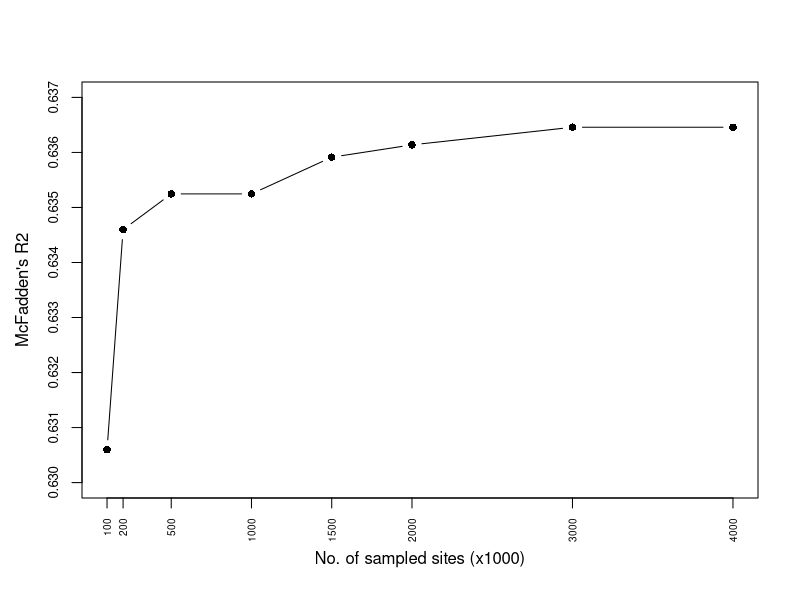
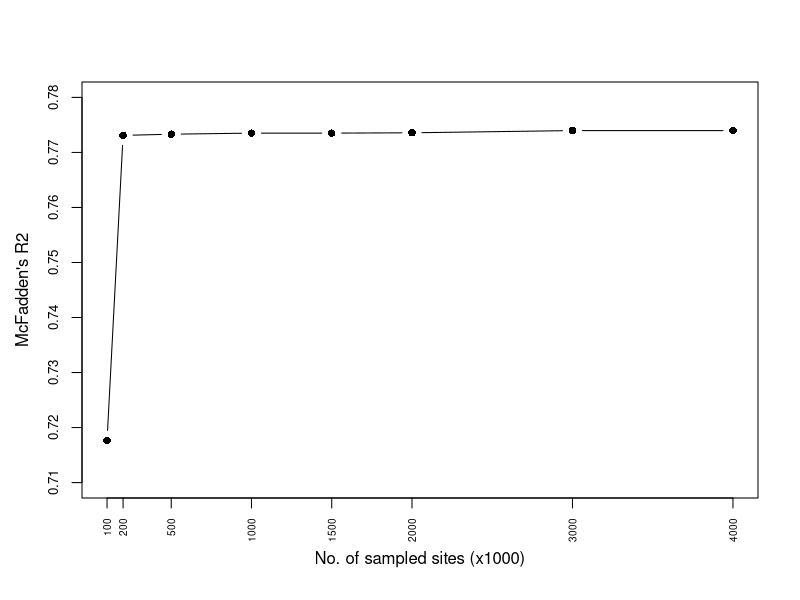
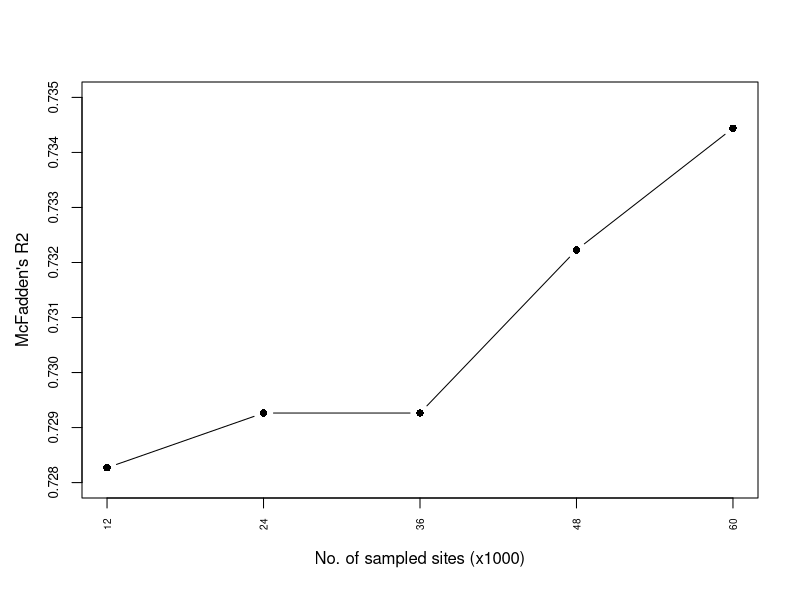
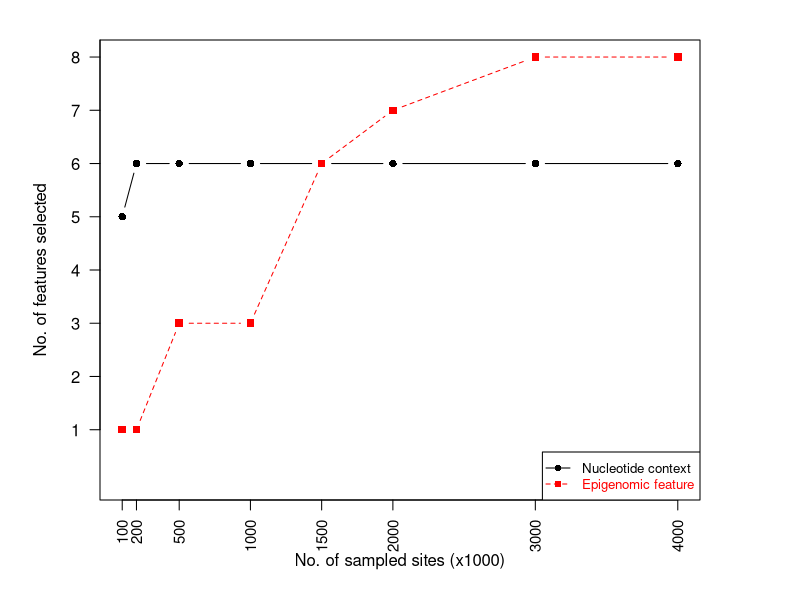
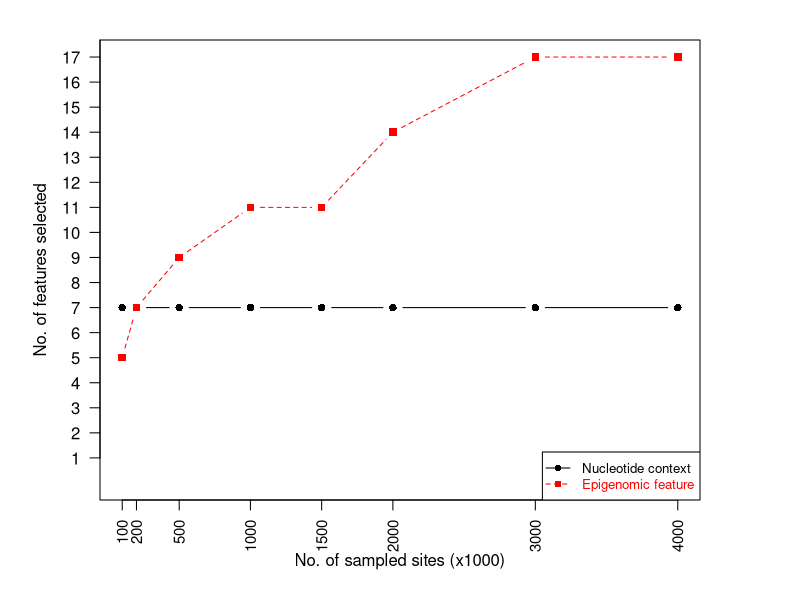
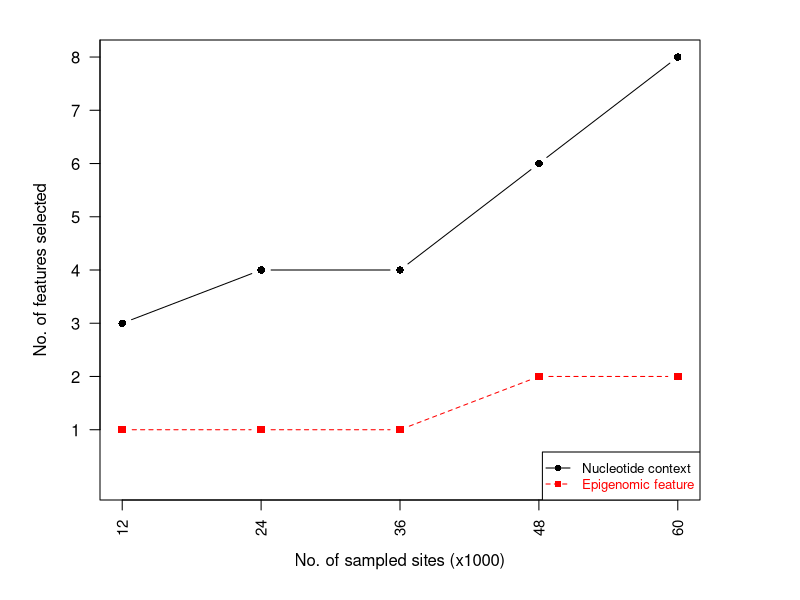
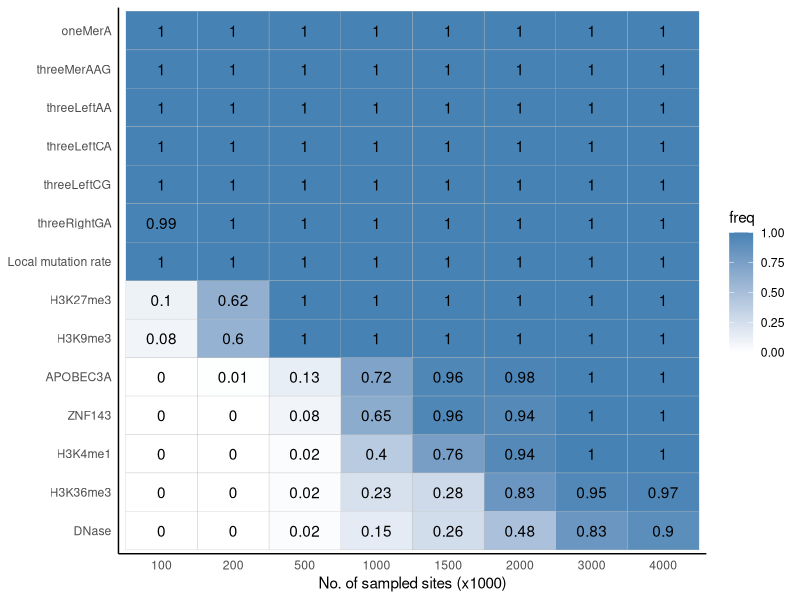
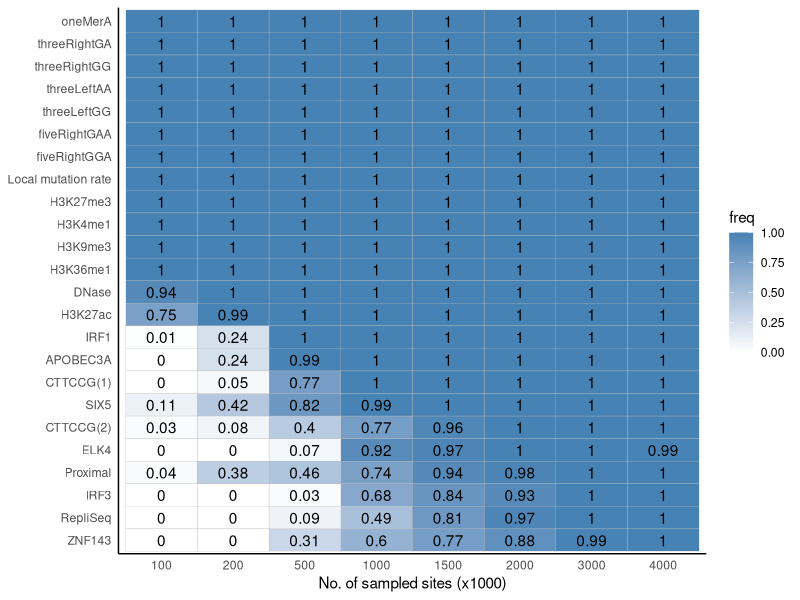

Write the R code that produced these figures, in order.
## ---- chunk 1
library(ggplot2)

size=c(100,200,500,1000,1500,2000,3000,4000)

## gastric R2
rsq=c(0.6305958,0.6345970,0.6352464,0.6352464,0.6359136,0.6361379,0.6364580,0.6364580)

# Plot runtime axis
plot(size, rsq, pch = 16, axes = FALSE, ylim = c(0.630, 0.637), xlab = "", ylab = "", type = "b", col = "black")
axis(2, at=c(0.630,0.631,0.632,0.633,0.634,0.635,0.636,0.637), col = "black", col.axis = "black",cex.axis=0.8,las=0)
mtext("McFadden's R2", side = 2, line = 2.5)
box()

par(new = TRUE)

# Plot sample size axis
mtext("No. of sampled sites (x1000)", side = 1, col = "black", line = 2.5)  
# axis(1, pretty(range(size), 5),at=c(100,200,500,1000,1500,2000), col = "black", col.axis = "black")
axis(1, at=c(100,200,500,1000,1500,2000,3000,4000), col = "black", col.axis = "black",cex.axis=0.6,las=2)

## melanoma R2
rsq=c(0.717666,0.773097,0.7733143,0.7735101,0.7735101,0.7735685,0.7739708,0.7739708)

# Plot runtime axis
plot(size, rsq, pch = 16, axes = FALSE, ylim = c(0.71,0.78), xlab = "", ylab = "", type = "b", col = "black")
axis(2, at=c(0.71,0.72,0.73,0.74,0.75,0.76,0.77,0.78), col = "black", col.axis = "black",cex.axis=0.8,las=0)
mtext("McFadden's R2", side = 2, line = 2.5)
box()

par(new = TRUE)

# Plot sample size axis
mtext("No. of sampled sites (x1000)", side = 1, col = "black", line = 2.5)  
# axis(1, pretty(range(size), 5),at=c(100,200,500,1000,1500,2000), col = "black", col.axis = "black")
axis(1, at=c(100,200,500,1000,1500,2000,3000,4000), col = "black", col.axis = "black",cex.axis=0.6,las=2)

## lymphoma R2
size=c(12,24,36,48,60)
rsq=c(0.7282698,0.7292639,0.7292639,0.7322276,0.7344410)

# Plot runtime axis
plot(size, rsq, pch = 16, axes = FALSE, ylim = c(0.728, 0.735), xlab = "", ylab = "", type = "b", col = "black")
axis(2, at=c(0.728,0.729,0.730,0.731,0.732,0.733,0.734,0.735), col = "black", col.axis = "black",cex.axis=0.8,las=0)
mtext("McFadden's R2", side = 2, line = 2.5)
box()

par(new = TRUE)

# Plot sample size axis
mtext("No. of sampled sites (x1000)", side = 1, col = "black", line = 2.5)  
# axis(1, pretty(range(size), 5),at=c(100,200,500,1000,1500,2000), col = "black", col.axis = "black")
axis(1, at=c(12,24,36,48,60), col = "black", col.axis = "black",cex.axis=0.6,las=2)
## ---- chunk 2
## gastric line plot
size=c(100,200,500,1000,1500,2000,3000,4000)
nucleo=c(5,rep(6,7))
epig=c(1,1,3,3,6,7,8,8)

par(mar = c(5, 5, 2, 5))

# Plot runtime axis
plot(size, nucleo, pch = 16, axes = FALSE, ylim = c(0, 8), xlab = "", ylab = "", type = "b", col = "black")
axis(2, pretty(range(seq(0:8)), 8), col = "black", las = 1)
mtext("No. of features selected", side = 2, line = 2.5)
box()

par(new = TRUE)

# Plot memory usage axis
plot(size, epig, pch = 15, xlab = "", ylab = "", ylim = c(0, 8), axes = FALSE, type = "b", col = "red", lty = 2)

# Plot sample size axis
mtext("No. of sampled sites (x1000)", side = 1, col = "black", line = 2.5)  
# axis(1, pretty(range(size), 5),at=c(100,200,500,1000,1500,2000), col = "black", col.axis = "black")
axis(1, at=c(100,200,500,1000,1500,2000,3000,4000), col = "black", col.axis = "black",cex.axis=0.9,las=2)

# Add Legend
legend("bottomright", legend = c("Nucleotide context", "Epigenomic feature"), text.col = c("black", "red"), lty = c(1, 2), pch = c(16, 15), col = c("black", "red"), cex = 0.8)

## melanoma line plot
nucleo=c(rep(7,8))
epig=c(5,7,9,11,11,14,17,17)

par(mar = c(5, 5, 2, 5))

# Plot runtime axis
plot(size, nucleo, pch = 16, axes = FALSE, ylim = c(0, 17), xlab = "", ylab = "", type = "b", col = "black")
axis(2, pretty(range(seq(0:17)), 17), col = "black", las = 1)
mtext("No. of features selected", side = 2, line = 2.5)
box()

par(new = TRUE)

# Plot memory usage axis
plot(size, epig, pch = 15, xlab = "", ylab = "", ylim = c(0, 17), axes = FALSE, type = "b", col = "red", lty = 2)

# Plot sample size axis
mtext("No. of sampled sites (x1000)", side = 1, col = "black", line = 2.5)  
# axis(1, pretty(range(size), 5),at=c(100,200,500,1000,1500,2000), col = "black", col.axis = "black")
axis(1, at=c(100,200,500,1000,1500,2000,3000,4000), col = "black", col.axis = "black",cex.axis=0.9,las=2)

# Add Legend
legend("bottomright", legend = c("Nucleotide context", "Epigenomic feature"), text.col = c("black", "red"), lty = c(1, 2), pch = c(16, 15), col = c("black", "red"), cex = 0.8)

## lymphoma line plot
size=c(12,24,36,48,60)
nucleo=c(3,4,4,6,8)
epig=c(1,1,1,2,2)

par(mar = c(5, 5, 2, 5))

# Plot runtime axis
plot(size, nucleo, pch = 16, axes = FALSE, ylim = c(0, 8), xlab = "", ylab = "", type = "b", col = "black")
axis(2, pretty(range(seq(0:8)), 8), col = "black", las = 1)
mtext("No. of features selected", side = 2, line = 2.5)
box()

par(new = TRUE)

# Plot memory usage axis
plot(size, epig, pch = 15, xlab = "", ylab = "", ylim = c(0, 8), axes = FALSE, type = "b", col = "red", lty = 2)

# Plot sample size axis
mtext("No. of sampled sites (x1000)", side = 1, col = "black", line = 2.5)  
# axis(1, pretty(range(size), 5),at=c(100,200,500,1000,1500,2000), col = "black", col.axis = "black")
axis(1, at=c(12,24,36,48,60), col = "black", col.axis = "black",cex.axis=0.9,las=2)

# Add Legend
legend("bottomright", legend = c("Nucleotide context", "Epigenomic feature"), text.col = c("black", "red"), lty = c(1, 2), pch = c(16, 15), col = c("black", "red"), cex = 0.8)
## ---- chunk 3
## gastric heatmap
df=data.frame(feature=rep(c("oneMerA","threeMerAAG","threeLeftAA","threeLeftCA","threeLeftCG","threeRightGA"),8),
              size=rep(c("4000","3000","2000","1500","1000","500","200","100"),each=6),
              freq=c(rep(1,6),rep(1,6),rep(1,6),rep(1,6),
                     rep(1,6),rep(1,6),rep(1,6),rep(1,5),0.99))
df$feature=as.character(df$feature)
df$size=as.character(df$size)
df2=df

df=data.frame(feature=rep(c("Local mutation rate","H3K27me3","H3K9me3","APOBEC3A","ZNF143","H3K4me1","H3K36me3","DNase"),8),
              size=rep(c("4000","3000","2000","1500","1000","500","200","100"),each=8),
              freq=c(1,1,1,1,1,1,0.97,0.9,
                     1,1,1,1,1,1,0.95,0.83,
                     1,1,1,0.98,0.94,0.94,0.83,0.48,
                     1,1,1,0.96,0.96,0.76,0.28,0.26,
                     1,1,1,0.72,0.65,0.4,0.23,0.15,
                     1,1,1,0.13,0.08,0.02,0.02,0.02,
                     1,0.62,0.6,0.01,0,0,0,0,
                     1,0.1,0.08,0,0,0,0,0))
df$feature=as.character(df$feature)
df$size=as.character(df$size)

df=rbind(df2,df)
df$feature=factor(df$feature,levels = rev(unique(df$feature)))
df$size=factor(df$size,levels=rev(unique(df$size)))

ggplot(df,aes(x=size,y=feature))+geom_tile(aes(fill=freq),colour="grey")+xlab("No. of sampled sites (x1000)")+
  ylab(NULL)+
  geom_text(aes(label = freq)) +
  scale_fill_gradient(low = "white",high = "steelblue",limits=c(0,1))+theme_minimal() +theme(panel.border = element_blank(), panel.grid.major = element_blank(),panel.grid.minor = element_blank(),axis.line=element_line())

## melanoma heatmap
df=data.frame(feature=rep(c("oneMerA","threeRightGA","threeRightGG","threeLeftAA","threeLeftGG","fiveRightGAA","fiveRightGGA"),8),
              size=rep(c("4000","3000","2000","1500","1000","500","200","100"),each=7),
              freq=1)
df$feature=as.character(df$feature)
df$size=as.character(df$size)
df2=df

df=data.frame(feature=rep(c("Local mutation rate","H3K27me3","H3K4me1","H3K9me3","H3K36me1","DNase","H3K27ac","IRF1","APOBEC3A","CTTCCG(1)","SIX5","CTTCCG(2)","ELK4","Proximal","IRF3","RepliSeq","ZNF143"),8),
              size=rep(c("4000","3000","2000","1500","1000","500","200","100"),each=17),
              freq=c(rep(1,12),0.99,rep(1,4),
                     rep(1,16),0.99,
                     rep(1,13),0.98,0.93,0.97,0.88,
                     rep(1,11),0.96,0.97,0.94,0.84,0.81,0.77,
                     rep(1,10),0.99,0.77,0.92,0.74,0.68,0.49,0.6,
                     rep(1,8),0.99,0.77,0.82,0.4,0.07,0.46,0.03,0.09,0.31,
                     rep(1,6),0.99,0.24,0.24,0.05,0.42,0.08,0,0.38,rep(0,3),
                     rep(1,5),0.94,0.75,0.01,0,0,0.11,0.03,0,0.04,rep(0,3)))
df$feature=as.character(df$feature)
df$size=as.character(df$size)

df=rbind(df2,df)
df$feature=factor(df$feature,levels = rev(unique(df$feature)))
df$size=factor(df$size,levels=rev(unique(df$size)))

ggplot(df,aes(x=size,y=feature))+geom_tile(aes(fill=freq),colour="grey")+xlab("No. of sampled sites (x1000)")+
  ylab(NULL)+
  geom_text(aes(label = freq)) +
  scale_fill_gradient(low = "white",high = "steelblue",limits=c(0,1))+theme_minimal() +theme(panel.border = element_blank(), panel.grid.major = element_blank(), panel.grid.minor = element_blank(),axis.line=element_line())

## lymphoma heatmap
df=data.frame(feature=rep(c("oneMerA","threeLeftCG","threeRightAA","fiveLeftTTG","threeLeftCA","fiveLeftAAG","threeRightAG","fiveRightGAG"),5),
              size=rep(c("60","48","36","24","12"),each=8),
              freq=c(1,1,0.98,0.91,1,0.93,0.91,0.9,
                     1,1,0.95,0.9,0.99,0.9,0.68,0.88,
                     1,1,0.93,0.91,0.88,0.77,0.64,0.86,
                     1,1,0.97,0.9,0.71,0.69,0.36,0.76,
                     1,1,0.92,0.75,0.73,0.58,0.48,0.59))
df$feature=as.character(df$feature)
df$size=as.character(df$size)
df2=df

df=data.frame(feature=rep(c("Local mutation rate","H3K27me3"),5),
              size=rep(c("60","48","36","24","12"),each=2),
              freq=c(1,0.67,
                     1,0.67,
                     1,0.24,
                     1,0.16,
                     1,0.13))
df$feature=as.character(df$feature)
df$size=as.character(df$size)

df=rbind(df2,df)
df$feature=factor(df$feature,levels = rev(unique(df$feature)))
df$size=factor(df$size,levels=rev(unique(df$size)))

ggplot(df,aes(x=size,y=feature))+geom_tile(aes(fill=freq),colour="grey")+xlab("No. of sampled sites (x1000)")+
  ylab(NULL)+
  geom_text(aes(label = freq)) +
  scale_fill_gradient(low = "white",high = "steelblue",limits=c(0,1))+theme_minimal() +theme(panel.border = element_blank(), panel.grid.major = element_blank(),panel.grid.minor = element_blank(),axis.line=element_line())
